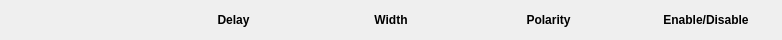
<?xml version="1.0" encoding="UTF-8"?>
<ui version="4.0">
 <class>Form</class>
 <widget class="QWidget" name="Form">
  <property name="geometry">
   <rect>
    <x>0</x>
    <y>0</y>
    <width>782</width>
    <height>40</height>
   </rect>
  </property>
  <property name="sizePolicy">
   <sizepolicy hsizetype="Preferred" vsizetype="Fixed">
    <horstretch>0</horstretch>
    <verstretch>0</verstretch>
   </sizepolicy>
  </property>
  <property name="maximumSize">
   <size>
    <width>16777215</width>
    <height>40</height>
   </size>
  </property>
  <property name="windowTitle">
   <string>Form</string>
  </property>
  <layout class="QHBoxLayout" name="horizontalLayout">
   <property name="leftMargin">
    <number>0</number>
   </property>
   <property name="topMargin">
    <number>0</number>
   </property>
   <property name="rightMargin">
    <number>0</number>
   </property>
   <property name="bottomMargin">
    <number>0</number>
   </property>
   <item>
    <layout class="QGridLayout" name="gridLayout" columnstretch="0,0,0,0,0">
     <item row="0" column="1">
      <widget class="QLabel" name="label_3">
       <property name="sizePolicy">
        <sizepolicy hsizetype="Minimum" vsizetype="Fixed">
         <horstretch>0</horstretch>
         <verstretch>0</verstretch>
        </sizepolicy>
       </property>
       <property name="minimumSize">
        <size>
         <width>100</width>
         <height>0</height>
        </size>
       </property>
       <property name="font">
        <font>
         <weight>75</weight>
         <bold>true</bold>
        </font>
       </property>
       <property name="styleSheet">
        <string notr="true"/>
       </property>
       <property name="text">
        <string>Delay</string>
       </property>
       <property name="textFormat">
        <enum>Qt::PlainText</enum>
       </property>
       <property name="alignment">
        <set>Qt::AlignCenter</set>
       </property>
      </widget>
     </item>
     <item row="0" column="3">
      <widget class="QLabel" name="label_4">
       <property name="sizePolicy">
        <sizepolicy hsizetype="Minimum" vsizetype="Fixed">
         <horstretch>0</horstretch>
         <verstretch>0</verstretch>
        </sizepolicy>
       </property>
       <property name="minimumSize">
        <size>
         <width>100</width>
         <height>0</height>
        </size>
       </property>
       <property name="font">
        <font>
         <weight>75</weight>
         <bold>true</bold>
        </font>
       </property>
       <property name="text">
        <string>Polarity</string>
       </property>
       <property name="textFormat">
        <enum>Qt::PlainText</enum>
       </property>
       <property name="alignment">
        <set>Qt::AlignCenter</set>
       </property>
      </widget>
     </item>
     <item row="0" column="4">
      <widget class="QLabel" name="label_5">
       <property name="sizePolicy">
        <sizepolicy hsizetype="Minimum" vsizetype="Fixed">
         <horstretch>0</horstretch>
         <verstretch>0</verstretch>
        </sizepolicy>
       </property>
       <property name="minimumSize">
        <size>
         <width>100</width>
         <height>0</height>
        </size>
       </property>
       <property name="font">
        <font>
         <weight>75</weight>
         <bold>true</bold>
        </font>
       </property>
       <property name="text">
        <string>Enable/Disable</string>
       </property>
       <property name="textFormat">
        <enum>Qt::PlainText</enum>
       </property>
       <property name="alignment">
        <set>Qt::AlignCenter</set>
       </property>
      </widget>
     </item>
     <item row="0" column="0">
      <widget class="QLabel" name="label_9">
       <property name="sizePolicy">
        <sizepolicy hsizetype="Minimum" vsizetype="Fixed">
         <horstretch>0</horstretch>
         <verstretch>0</verstretch>
        </sizepolicy>
       </property>
       <property name="minimumSize">
        <size>
         <width>120</width>
         <height>0</height>
        </size>
       </property>
       <property name="font">
        <font>
         <weight>75</weight>
         <bold>true</bold>
        </font>
       </property>
       <property name="text">
        <string/>
       </property>
       <property name="textFormat">
        <enum>Qt::PlainText</enum>
       </property>
       <property name="alignment">
        <set>Qt::AlignCenter</set>
       </property>
      </widget>
     </item>
     <item row="0" column="2">
      <widget class="QLabel" name="label_7">
       <property name="sizePolicy">
        <sizepolicy hsizetype="Minimum" vsizetype="Fixed">
         <horstretch>0</horstretch>
         <verstretch>0</verstretch>
        </sizepolicy>
       </property>
       <property name="minimumSize">
        <size>
         <width>100</width>
         <height>0</height>
        </size>
       </property>
       <property name="font">
        <font>
         <weight>75</weight>
         <bold>true</bold>
        </font>
       </property>
       <property name="text">
        <string>Width</string>
       </property>
       <property name="textFormat">
        <enum>Qt::PlainText</enum>
       </property>
       <property name="alignment">
        <set>Qt::AlignCenter</set>
       </property>
      </widget>
     </item>
    </layout>
   </item>
  </layout>
 </widget>
 <resources/>
 <connections/>
</ui>
